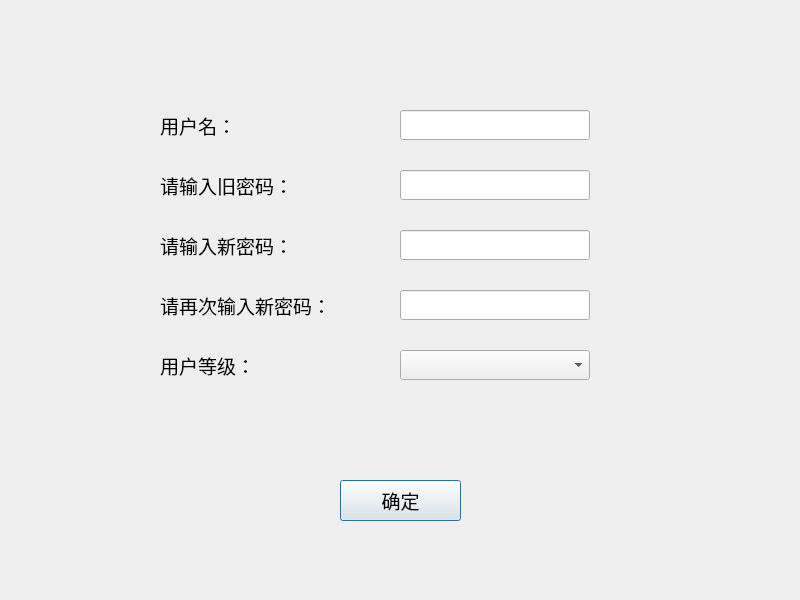
<?xml version="1.0" encoding="UTF-8"?>
<ui version="4.0">
 <class>UserModifyDialog</class>
 <widget class="QDialog" name="UserModifyDialog">
  <property name="geometry">
   <rect>
    <x>0</x>
    <y>0</y>
    <width>800</width>
    <height>600</height>
   </rect>
  </property>
  <property name="windowTitle">
   <string>Dialog</string>
  </property>
  <widget class="QLabel" name="label">
   <property name="geometry">
    <rect>
     <x>160</x>
     <y>170</y>
     <width>171</width>
     <height>30</height>
    </rect>
   </property>
   <property name="font">
    <font>
     <pointsize>14</pointsize>
    </font>
   </property>
   <property name="text">
    <string>请输入旧密码：</string>
   </property>
  </widget>
  <widget class="QLineEdit" name="OldPasswdlineEdit">
   <property name="geometry">
    <rect>
     <x>400</x>
     <y>170</y>
     <width>190</width>
     <height>30</height>
    </rect>
   </property>
   <property name="font">
    <font>
     <pointsize>14</pointsize>
    </font>
   </property>
   <property name="echoMode">
    <enum>QLineEdit::Password</enum>
   </property>
  </widget>
  <widget class="QLineEdit" name="NewPasswdlineEdit">
   <property name="geometry">
    <rect>
     <x>400</x>
     <y>230</y>
     <width>190</width>
     <height>30</height>
    </rect>
   </property>
   <property name="font">
    <font>
     <pointsize>14</pointsize>
    </font>
   </property>
   <property name="echoMode">
    <enum>QLineEdit::Password</enum>
   </property>
  </widget>
  <widget class="QLabel" name="label_2">
   <property name="geometry">
    <rect>
     <x>160</x>
     <y>230</y>
     <width>171</width>
     <height>30</height>
    </rect>
   </property>
   <property name="font">
    <font>
     <pointsize>14</pointsize>
    </font>
   </property>
   <property name="text">
    <string>请输入新密码：</string>
   </property>
  </widget>
  <widget class="QLineEdit" name="ConfirmPasswdlineEdit">
   <property name="geometry">
    <rect>
     <x>400</x>
     <y>290</y>
     <width>190</width>
     <height>30</height>
    </rect>
   </property>
   <property name="font">
    <font>
     <pointsize>14</pointsize>
    </font>
   </property>
   <property name="echoMode">
    <enum>QLineEdit::Password</enum>
   </property>
  </widget>
  <widget class="QLabel" name="label_3">
   <property name="geometry">
    <rect>
     <x>160</x>
     <y>290</y>
     <width>171</width>
     <height>30</height>
    </rect>
   </property>
   <property name="font">
    <font>
     <pointsize>14</pointsize>
    </font>
   </property>
   <property name="text">
    <string>请再次输入新密码：</string>
   </property>
  </widget>
  <widget class="QPushButton" name="OKpushButton">
   <property name="geometry">
    <rect>
     <x>340</x>
     <y>480</y>
     <width>121</width>
     <height>41</height>
    </rect>
   </property>
   <property name="font">
    <font>
     <pointsize>14</pointsize>
    </font>
   </property>
   <property name="text">
    <string>确定</string>
   </property>
  </widget>
  <widget class="QLineEdit" name="UserNamelineEdit">
   <property name="geometry">
    <rect>
     <x>400</x>
     <y>110</y>
     <width>190</width>
     <height>30</height>
    </rect>
   </property>
   <property name="font">
    <font>
     <pointsize>14</pointsize>
    </font>
   </property>
  </widget>
  <widget class="QLabel" name="label_4">
   <property name="geometry">
    <rect>
     <x>160</x>
     <y>110</y>
     <width>171</width>
     <height>30</height>
    </rect>
   </property>
   <property name="font">
    <font>
     <pointsize>14</pointsize>
    </font>
   </property>
   <property name="text">
    <string>用户名：</string>
   </property>
  </widget>
  <widget class="QLabel" name="label_5">
   <property name="geometry">
    <rect>
     <x>160</x>
     <y>350</y>
     <width>171</width>
     <height>30</height>
    </rect>
   </property>
   <property name="font">
    <font>
     <pointsize>14</pointsize>
    </font>
   </property>
   <property name="text">
    <string>用户等级：</string>
   </property>
  </widget>
  <widget class="QComboBox" name="levelcomboBox">
   <property name="geometry">
    <rect>
     <x>400</x>
     <y>350</y>
     <width>190</width>
     <height>30</height>
    </rect>
   </property>
   <property name="font">
    <font>
     <pointsize>14</pointsize>
    </font>
   </property>
  </widget>
 </widget>
 <tabstops>
  <tabstop>UserNamelineEdit</tabstop>
  <tabstop>OldPasswdlineEdit</tabstop>
  <tabstop>NewPasswdlineEdit</tabstop>
  <tabstop>ConfirmPasswdlineEdit</tabstop>
  <tabstop>levelcomboBox</tabstop>
  <tabstop>OKpushButton</tabstop>
 </tabstops>
 <resources/>
 <connections/>
</ui>
